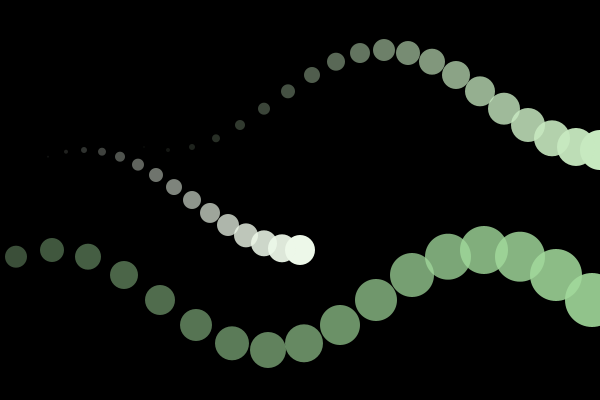
Frame 1 (no input)
Frame 60 (the mouse pressed at the canvas centre just before this capture): identical to frame 1, image omitted
Frame 120 (the mouse held since frame 60 and released just before this capture): identical to frame 1, image omitted

The Processing sketch that drew this single still picture (run headless with seeded random() and noise(); from frame 60 on, the mouse is pressed at the canvas centre):

// Processing sketch: color
// ── color.pde
void setup() {
    size(600, 400);
    noStroke();
}

void draw() {
    background(0);
    nyoro(15, width / 2, height / 2, color(237, 248, 233));
    nyoro(20, width, height / 4, color(199, 233, 192));
    nyoro(30, width + 100, 3 * height / 4, color(161, 217, 155));
}

void nyoro(int n, int x, int y, color c) {
    for (int i = 0; i < n; i++) {
        fill(c, (n - i) * 255 / n);
        ellipse(
            x - n * i * width / 500, 
            y + 50 * cos(radians(n * i)), 
            (n - i) * 2, 
            (n - i) * 2
            );
    }
}
